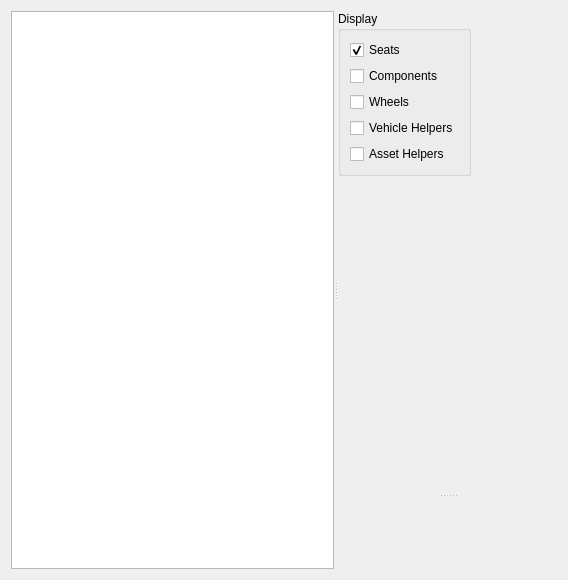
<?xml version="1.0" encoding="UTF-8"?>
<ui version="4.0">
 <class>VehiclePartsPanel</class>
 <widget class="QWidget" name="VehiclePartsPanel">
  <property name="geometry">
   <rect>
    <x>0</x>
    <y>0</y>
    <width>568</width>
    <height>580</height>
   </rect>
  </property>
  <property name="windowTitle">
   <string>Form</string>
  </property>
  <layout class="QHBoxLayout" name="horizontalLayout">
   <item>
    <widget class="QSplitter" name="m_hSplitter">
     <property name="orientation">
      <enum>Qt::Horizontal</enum>
     </property>
     <widget class="QTreeWidget" name="m_treeCtrl">
      <attribute name="headerVisible">
       <bool>false</bool>
      </attribute>
      <column>
       <property name="text">
        <string notr="true">1</string>
       </property>
      </column>
     </widget>
     <widget class="QSplitter" name="m_vSplitter">
      <property name="orientation">
       <enum>Qt::Vertical</enum>
      </property>
      <widget class="QWidget" name="">
       <layout class="QGridLayout" name="gridLayout">
        <item row="0" column="0">
         <widget class="QGroupBox" name="groupBox">
          <property name="title">
           <string>Display</string>
          </property>
          <layout class="QVBoxLayout" name="verticalLayout">
           <item>
            <widget class="QCheckBox" name="m_bSeats">
             <property name="text">
              <string>Seats</string>
             </property>
             <property name="checked">
              <bool>true</bool>
             </property>
            </widget>
           </item>
           <item>
            <widget class="QCheckBox" name="m_bComps">
             <property name="text">
              <string>Components</string>
             </property>
            </widget>
           </item>
           <item>
            <widget class="QCheckBox" name="m_bWheels">
             <property name="text">
              <string>Wheels</string>
             </property>
            </widget>
           </item>
           <item>
            <widget class="QCheckBox" name="m_bVeedHelpers">
             <property name="text">
              <string>Vehicle Helpers</string>
             </property>
            </widget>
           </item>
           <item>
            <widget class="QCheckBox" name="m_bAssetHelpers">
             <property name="text">
              <string>Asset Helpers</string>
             </property>
            </widget>
           </item>
          </layout>
         </widget>
        </item>
        <item row="0" column="1">
         <spacer name="horizontalSpacer">
          <property name="orientation">
           <enum>Qt::Horizontal</enum>
          </property>
          <property name="sizeHint" stdset="0">
           <size>
            <width>40</width>
            <height>20</height>
           </size>
          </property>
         </spacer>
        </item>
        <item row="1" column="0">
         <spacer name="verticalSpacer">
          <property name="orientation">
           <enum>Qt::Vertical</enum>
          </property>
          <property name="sizeHint" stdset="0">
           <size>
            <width>20</width>
            <height>40</height>
           </size>
          </property>
         </spacer>
        </item>
       </layout>
      </widget>
      <widget class="CPropertyCtrlExt" name="m_propsCtrl" native="true"/>
     </widget>
    </widget>
   </item>
  </layout>
 </widget>
 <customwidgets>
  <customwidget>
   <class>CPropertyCtrlExt</class>
   <extends>QWidget</extends>
   <header>Vehicles/PropertyCtrlExt.h</header>
   <container>1</container>
  </customwidget>
 </customwidgets>
 <resources/>
 <connections/>
</ui>
